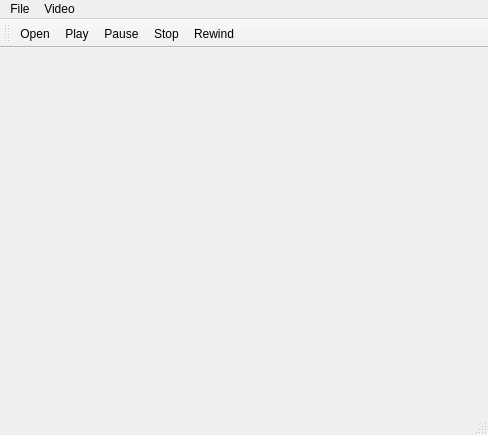
<?xml version="1.0" encoding="UTF-8"?>
<ui version="4.0">
 <class>MainWindow</class>
 <widget class="QMainWindow" name="MainWindow">
  <property name="geometry">
   <rect>
    <x>0</x>
    <y>0</y>
    <width>488</width>
    <height>435</height>
   </rect>
  </property>
  <property name="sizePolicy">
   <sizepolicy hsizetype="Expanding" vsizetype="Expanding">
    <horstretch>0</horstretch>
    <verstretch>0</verstretch>
   </sizepolicy>
  </property>
  <property name="windowTitle">
   <string>MainWindow</string>
  </property>
  <widget class="QWidget" name="centralWidget">
   <property name="sizePolicy">
    <sizepolicy hsizetype="Fixed" vsizetype="Fixed">
     <horstretch>0</horstretch>
     <verstretch>0</verstretch>
    </sizepolicy>
   </property>
   <property name="autoFillBackground">
    <bool>true</bool>
   </property>
  </widget>
  <widget class="QMenuBar" name="menuBar">
   <property name="geometry">
    <rect>
     <x>0</x>
     <y>0</y>
     <width>488</width>
     <height>21</height>
    </rect>
   </property>
   <widget class="QMenu" name="menuFile">
    <property name="title">
     <string>File</string>
    </property>
    <addaction name="actionClose"/>
    <addaction name="actionOpen"/>
   </widget>
   <widget class="QMenu" name="menuVideo">
    <property name="title">
     <string>Video</string>
    </property>
    <addaction name="actionPlay"/>
    <addaction name="actionPause"/>
    <addaction name="actionRewind"/>
    <addaction name="actionStop"/>
   </widget>
   <addaction name="menuFile"/>
   <addaction name="menuVideo"/>
  </widget>
  <widget class="QToolBar" name="toolBar">
   <property name="windowTitle">
    <string>toolBar</string>
   </property>
   <attribute name="toolBarArea">
    <enum>TopToolBarArea</enum>
   </attribute>
   <attribute name="toolBarBreak">
    <bool>false</bool>
   </attribute>
   <addaction name="actionOpen"/>
   <addaction name="actionPlay"/>
   <addaction name="actionPause"/>
   <addaction name="actionStop"/>
   <addaction name="actionRewind"/>
  </widget>
  <widget class="QStatusBar" name="statusBar"/>
  <action name="actionClose">
   <property name="text">
    <string>Close</string>
   </property>
  </action>
  <action name="actionOpen">
   <property name="icon">
    <iconset resource="Resources.qrc">
     <normaloff>:/button/music</normaloff>:/button/music</iconset>
   </property>
   <property name="text">
    <string>Open</string>
   </property>
   <property name="toolTip">
    <string>Open a file</string>
   </property>
  </action>
  <action name="actionPlay">
   <property name="icon">
    <iconset resource="Resources.qrc">
     <normaloff>:/button/start</normaloff>:/button/start</iconset>
   </property>
   <property name="text">
    <string>Play</string>
   </property>
  </action>
  <action name="actionStop">
   <property name="icon">
    <iconset resource="Resources.qrc">
     <normaloff>:/button/Resources/stop.png</normaloff>:/button/Resources/stop.png</iconset>
   </property>
   <property name="text">
    <string>Stop</string>
   </property>
  </action>
  <action name="actionPause">
   <property name="icon">
    <iconset resource="Resources.qrc">
     <normaloff>:/button/Resources/pause.png</normaloff>:/button/Resources/pause.png</iconset>
   </property>
   <property name="text">
    <string>Pause</string>
   </property>
  </action>
  <action name="actionRewind">
   <property name="icon">
    <iconset resource="Resources.qrc">
     <normaloff>:/button/Resources/rewind.png</normaloff>:/button/Resources/rewind.png</iconset>
   </property>
   <property name="text">
    <string>Rewind</string>
   </property>
  </action>
 </widget>
 <layoutdefault spacing="6" margin="11"/>
 <resources>
  <include location="Resources.qrc"/>
 </resources>
 <connections/>
</ui>
